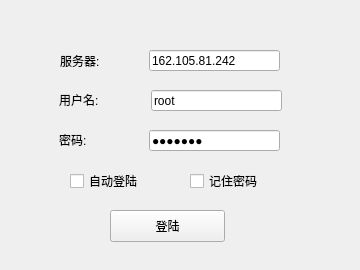
<?xml version="1.0" encoding="UTF-8"?>
<ui version="4.0">
 <class>Login</class>
 <widget class="QWidget" name="Login">
  <property name="geometry">
   <rect>
    <x>0</x>
    <y>0</y>
    <width>360</width>
    <height>270</height>
   </rect>
  </property>
  <property name="windowTitle">
   <string>Form</string>
  </property>
  <widget class="QPushButton" name="loginButton">
   <property name="geometry">
    <rect>
     <x>110</x>
     <y>210</y>
     <width>115</width>
     <height>32</height>
    </rect>
   </property>
   <property name="focusPolicy">
    <enum>Qt::StrongFocus</enum>
   </property>
   <property name="acceptDrops">
    <bool>false</bool>
   </property>
   <property name="text">
    <string>登陆</string>
   </property>
   <property name="checkable">
    <bool>false</bool>
   </property>
  </widget>
  <widget class="QLineEdit" name="username">
   <property name="geometry">
    <rect>
     <x>151</x>
     <y>90</y>
     <width>131</width>
     <height>21</height>
    </rect>
   </property>
   <property name="text">
    <string>root</string>
   </property>
  </widget>
  <widget class="QLabel" name="label_username">
   <property name="geometry">
    <rect>
     <x>59</x>
     <y>90</y>
     <width>62</width>
     <height>19</height>
    </rect>
   </property>
   <property name="text">
    <string>用户名:</string>
   </property>
  </widget>
  <widget class="QLabel" name="label_passport">
   <property name="geometry">
    <rect>
     <x>59</x>
     <y>130</y>
     <width>62</width>
     <height>19</height>
    </rect>
   </property>
   <property name="text">
    <string>密码:</string>
   </property>
  </widget>
  <widget class="QLineEdit" name="password">
   <property name="geometry">
    <rect>
     <x>149</x>
     <y>130</y>
     <width>131</width>
     <height>21</height>
    </rect>
   </property>
   <property name="contextMenuPolicy">
    <enum>Qt::PreventContextMenu</enum>
   </property>
   <property name="inputMask">
    <string/>
   </property>
   <property name="text">
    <string>raccoon</string>
   </property>
   <property name="echoMode">
    <enum>QLineEdit::Password</enum>
   </property>
  </widget>
  <widget class="QLineEdit" name="server">
   <property name="geometry">
    <rect>
     <x>149</x>
     <y>50</y>
     <width>131</width>
     <height>21</height>
    </rect>
   </property>
   <property name="text">
    <string>162.105.81.242</string>
   </property>
  </widget>
  <widget class="QLabel" name="label_server">
   <property name="geometry">
    <rect>
     <x>60</x>
     <y>50</y>
     <width>81</width>
     <height>21</height>
    </rect>
   </property>
   <property name="text">
    <string>服务器:</string>
   </property>
  </widget>
  <widget class="QCheckBox" name="checkBox_autoLogin">
   <property name="geometry">
    <rect>
     <x>70</x>
     <y>170</y>
     <width>97</width>
     <height>22</height>
    </rect>
   </property>
   <property name="text">
    <string>自动登陆</string>
   </property>
  </widget>
  <widget class="QCheckBox" name="checkBox_autoRememberPwd">
   <property name="geometry">
    <rect>
     <x>190</x>
     <y>170</y>
     <width>97</width>
     <height>22</height>
    </rect>
   </property>
   <property name="text">
    <string>记住密码</string>
   </property>
  </widget>
 </widget>
 <resources/>
 <connections/>
</ui>
